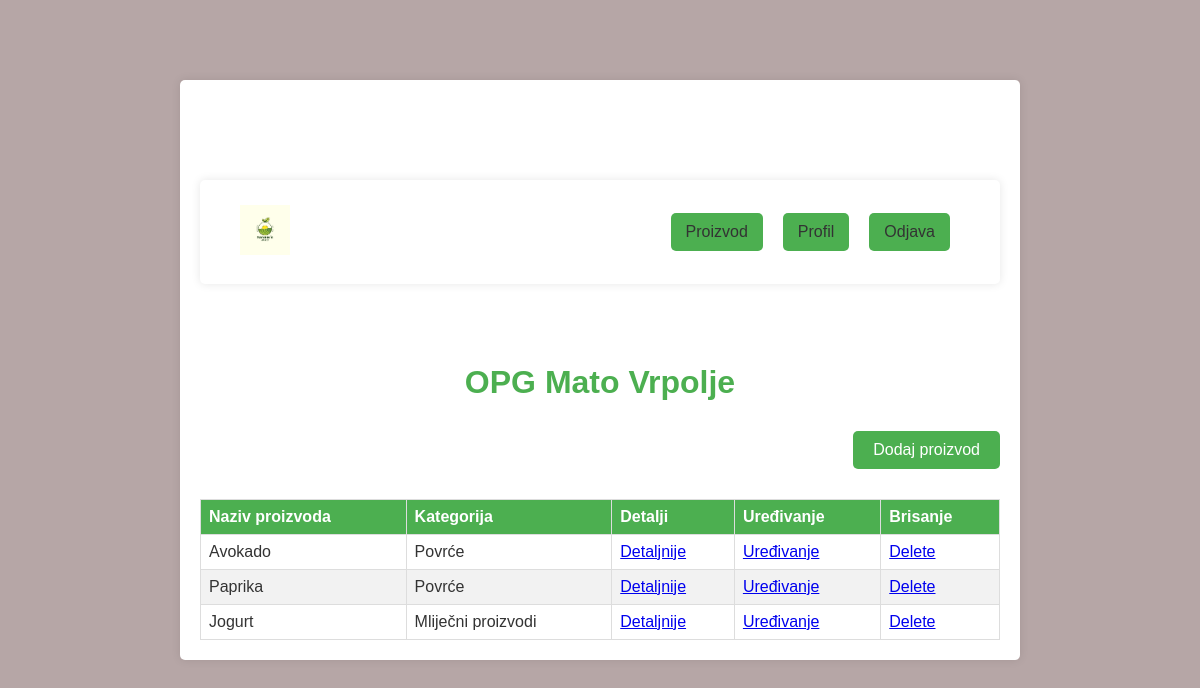
Before: /list_products (signed in) with the older database file.
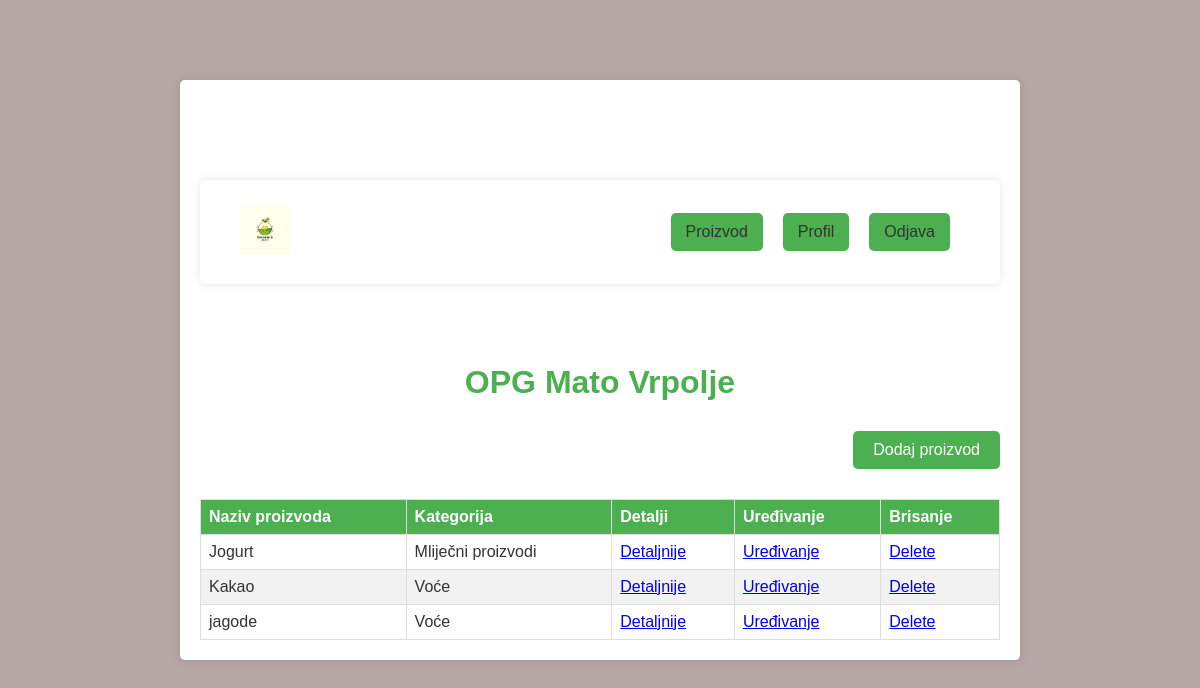
After: the same page with the newer database file.
### farmapp/models.py (models this page shows, shortened)
class Farm(models.Model):
    user = models.OneToOneField(User, on_delete=models.CASCADE)
    ime = models.CharField("Ime", max_length=30)
    prezime = models.CharField("Prezime", max_length=30)
    naziv_opg = models.CharField("Naziv OPG-a", max_length=100)
    adresa = models.CharField(max_length=255)
    telefon = models.IntegerField("Telefon")
    email = models.EmailField()
    email_potvrda = models.EmailField()

class Product(models.Model):
    CATEGORY_CHOICES = [
        ('milk_product', 'Mliječni proizvodi'),
        ('fruit_product', 'Voće'),
        ('vegetables_product', 'Povrće'),
    ]
    farm = models.ForeignKey(Farm, on_delete=models.CASCADE)
    name = models.CharField(max_length=100)
    category = models.CharField(max_length=20, choices=CATEGORY_CHOICES)
    detail = models.TextField()

### farmapp/views.py (the view)
# urls.py: path('list_products', views.list_products, name="list_products"),
@login_required
def list_products(request):
    user_profile = Farm.objects.get(user=request.user)
    products = Product.objects.filter(farm=user_profile)
    return render(request, 'farmapp/product_list.html', {'products': products, 'user_profile': user_profile})

### farmapp/templates/farmapp/product_list.html (shortened to what this page needs)
{% extends 'farmapp/main.html' %}
{% load static %}
{% block site_css %}<link rel="stylesheet" href="{% static 'farmapp/product_list.css' %}">{% endblock %}
{% block content %}
{% include 'farmapp/header.html' %}
    {% if user_profile %}
        <h1 class="prodlist__name">{{ user_profile.naziv_opg }}</h1>
    {% else %}
        <h1>Opg ne postoji</h1>
    {% endif %}
    <div class="prodlist__addprod">
        <a href="{% url 'add_product' %}">Dodaj proizvod</a>
    </div>
    <table>
        <thead>
            <tr>
                <th>Naziv proizvoda</th>
                <th>Kategorija</th>
                <th>Detalji</th>
                <th>Uređivanje</th>
                <th>Brisanje</th>
            </tr>
        </thead>
        <tbody>
            {% for product in products %}
            <tr>
                <td>{{ product.name }}</td>
                <td>{{ product.get_category_display }}</td>
                <td><a href="{% url 'product_details' product.id %}">Detaljnije</a></td>
                <td><a href="{% url 'edit_product' product.id %}">Uređivanje</a></td>
                <td><a href="{% url 'delete_product' product.id %}" class="delete-link" onclick="return confirmDelete()">Delete</a></td>
            </tr>
            {% empty %}
            <tr>
                <td colspan="3">No products available.</td>
            </tr>
            {% endfor %}
        </tbody>
    </table>
{% endblock %}

### farmapp/templates/farmapp/main.html (shortened to what this page needs)
{% load static %}
<!DOCTYPE html>
<html lang="en">
<head>
    <link rel="stylesheet" href="{% static 'farmapp/main.css' %}">
    {% block site_css %}{% endblock %}
</head>
<body>
    <div class="container">
        {% block content %}
        {% endblock %}
    </div>
</body>
</html>

### farmapp/templates/farmapp/header.html
{% extends 'farmapp/main.html' %}
{% load static %}
{% block site_css %}<link rel="stylesheet" href="{% static 'farmapp/header.css' %}">{% endblock %}
{% block content %}
    <header>
        <nav class="header">
        <div class="header__image-div">
            <img class="header__img" src="../../static/farmapp/images/farm.jpg" alt="logo image">
        </div>
        <div class="header-btns">
            <a href="{% url 'list_products' %}">Proizvod</a>
            <a href="{% url 'view_profile' %}">Profil</a>
            <a href="{% url 'logout' %}">Odjava</a>
        </div>
        </nav>
    </header>
{% endblock %}

### farmapp/static/farmapp/main.css (style rules this page uses)
body { background-color: rgb(182, 166, 166); }
.container { max-width: 800px; margin: 5rem auto; padding: 20px; background-color: #fff; border-radius: 5px; box-shadow: 0 0 10px rgba(0, 0, 0, 0.1); }

### farmapp/static/farmapp/product_list.css (style rules this page uses)
:root { --primary-color: #4CAF50; --text-color: #333; --font-family: 'Arial', sans-serif; --popup-background-color: #fff; --overlay-color: rgba(0, 0, 0, 0.5); --hover-color: #3498db; }
body { font-family: var(--font-family); color: var(--text-color); margin: 0; padding: 0; background-color: #f0f0f0; }
.prodlist__addprod { display: flex; justify-content: flex-end; }
.prodlist__name { text-align: center; margin: 20px 0; color: var(--primary-color); }
.prodlist__addprod a { display: inline-block; background-color: var(--primary-color); color: white; padding: 10px 20px; border-radius: 5px; text-decoration: none; margin: 10px 0; transition: background-color 0.3s; }
table { width: 100%; border-collapse: collapse; margin-top: 20px; }
th, td { border: 1px solid #ddd; padding: 8px; text-align: left; }
th { background-color: var(--primary-color); color: white; }
tr:nth-child(even) { background-color: #f2f2f2; }

### farmapp/static/farmapp/header.css (style rules this page uses)
:root { --primary-color: #4CAF50; --text-color: #333; --font-family: 'Arial', sans-serif; }
.header { display: flex; justify-content: space-between; align-items: center; padding: 5px 20px; background-color: var(--background-color); }
.header__image-div { flex: 1; }
.header__img { width: 50px; height: auto; }
.header-btns { display: flex; justify-content: flex-end; flex: 2; }
.header-btns a { text-decoration: none; color: var(--text-color); background-color: var(--primary-color); padding: 10px 15px; margin: 0 10px; border-radius: 5px; transition: background-color 0.3s ease-in-out; }

Changed rows visible on the page:
removed Product: name "Avokado", category "Povrće"
removed Product: name "Paprika", category "Povrće"
added Product: name "Kakao", category "Voće"
added Product: name "jagode", category "Voće"
